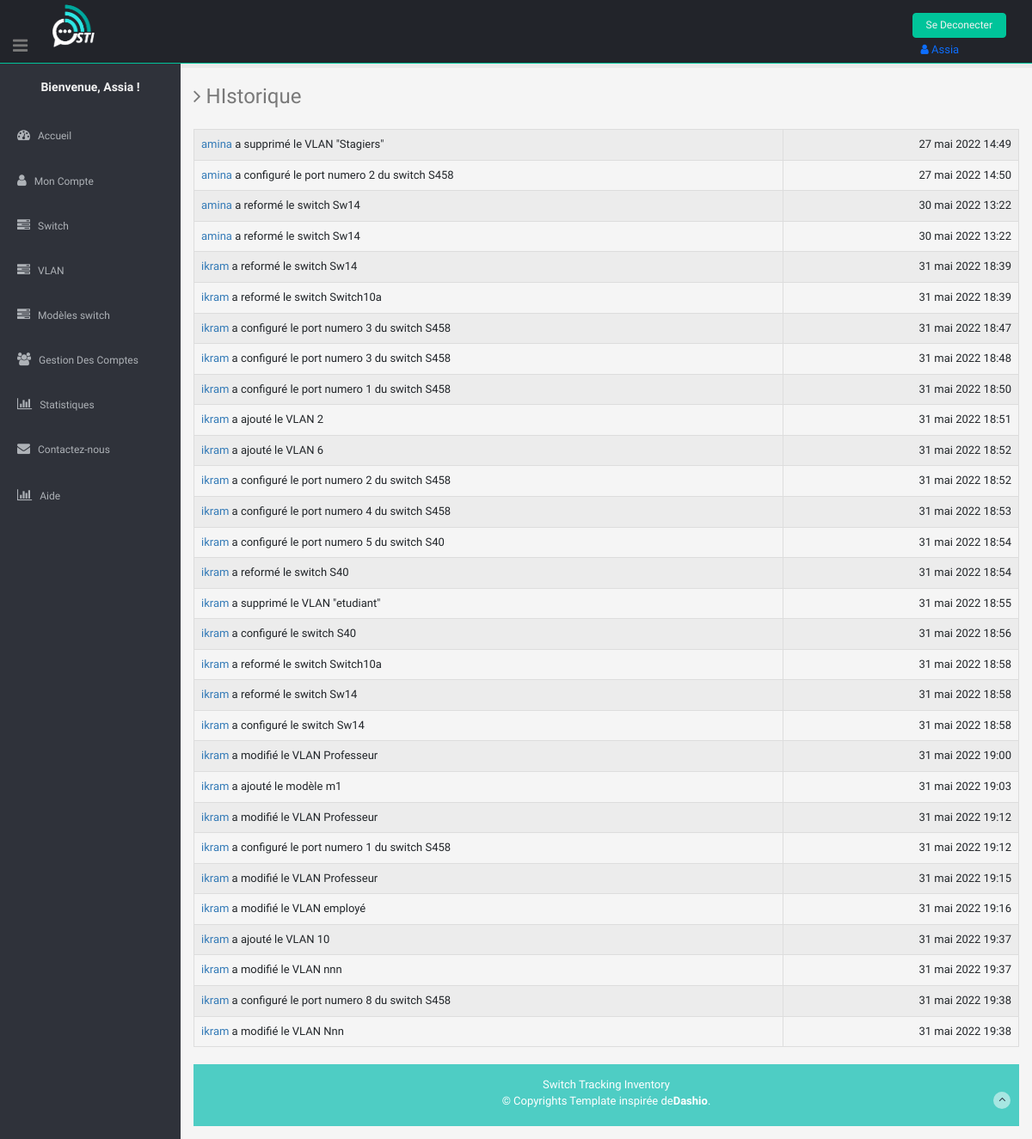
The page /app_principal/historique/ (signed in) on the database its author committed.
### app_principal/models.py (models this page shows)
class Historique(models.Model):
    username = models.CharField(max_length=100, blank=True, null=True)
    action = models.CharField(max_length=30, blank=True, null=True)
    date = models.DateTimeField(auto_now_add=True)

### app_principal/views.py (the view)
# urls.py: path('historique/', views.plus_historique, name='historique'),
@login_required()
def plus_historique(request):
	historique=Historique.objects.all()
	hist=[h for h in historique][-30:]
	return render(request,'app_principal/plus_historique.html',{'historique':hist,})

### app_principal/templates/app_principal/plus_historique.html (shortened to what this page needs)
{% extends "base.html" %}
{% load static %}
{% block content %}
<div class="wrapper" style="background-color:whitesmoke;">
  <h3><i class="fa fa-angle-right"></i> HIstorique</h3>
  <div class="row mt">
    <div class="col-lg-12">
                <table class="table table-striped table-hover table-bordered">
                    {% for activité in historique %}
                        <tr>
                            <td>
                                <a href="#">{{activité.username}}</a> {{activité.action}}
                            </td>
                            <td align="right">
                                {{activité.date}}
                            </td>
                        </tr>
                    {% endfor %}
                </table>
        </div>
    </div>
  {% endblock %}

### app_principal/templates/base.html (shortened to what this page needs)
<!DOCTYPE html>
<html lang="en">
<head>
  <link rel="stylesheet" href="https://cdn.jsdelivr.net/npm/bootstrap@5.1.3/dist/css/bootstrap.min.css">
  {% load static %}
  <link href="{% static 'lib/bootstrap/css/bootstrap.min.css' %}" rel="stylesheet">
  <link href="{% static 'style.css' %}" rel="stylesheet">
  <link href="{% static 'lib/font-awesome/css/font-awesome.css' %}" rel="stylesheet" />
  <link href="{% static 'style.css' %}" rel="stylesheet">
  <link href="{% static 'css/style-responsive.css' %}" rel="stylesheet">
   <link rel="stylesheet" type="text/css" href="{% static 'lib/bootstrap-fileupload/bootstrap-fileupload.css' %}" />
   <link rel="stylesheet" type="text/css" href="{% static 'lib/bootstrap-datepicker/css/datepicker.css' %}" />
   <link rel="stylesheet" type="text/css" href="{% static 'lib/bootstrap-daterangepicker/daterangepicker.css' %}" />
   <link rel="stylesheet" type="text/css" href="{% static 'lib/bootstrap-timepicker/compiled/timepicker.css' %}" />
   <link rel="stylesheet" type="text/css" href="{% static 'lib/bootstrap-datetimepicker/datertimepicker.css' %}" />
</head>
<body >
  <section id="container" >
    <a href="#"><img src="img" alt="good vybes" /></a>
     <header class="header black-bg" style="top:0;">
      <div class="sidebar-toggle-box">
        <div id="di" class="fa fa-bars tooltips" data-placement="right" data-original-title="Toggle Navigation"></div>
      </div>
      <a href="#" ><img class="logo" src="{% static 'img/logo.png'%}" alt="logo nnnn"></a>
      <div class="top-menu">
        <ul class="nav pull-right top-menu">
          <li>
          {% if user.is_authenticated %}
            <a type="button" class="logout" href="{% url 'app_principal:logout' %}">Se Deconecter</a>
            <span class="nav-item nav-link"> <i class="fa fa-user"></i>  {{user.username}}</span>
          {% else %}
            <a class=" btn-outline-success my-2 my-sm-0" href="{% url 'app_principal:login' %}">Se connecter</a>
          {% endif %}
          </li >
        </ul>
      </div>
    </header>
    <aside>
      <div id="sidebar" class="nav-collapse ">
        <ul class="sidebar-menu" id="nav-accordion">
          <h5 class="centered">Bienvenue, {{request.user.username}} !</h5>
          <li class="mt">
            <a href="{% url 'app_principal:accueil1'  %}">
              <i class="fa fa-dashboard"></i>
              <span>Accueil</span>
              </a>
          </li>
          <li class="sub-menu">
            <a href="{% url 'app_principal:c'  %}">
              <i class="fa fa-user"></i>
              <span>Mon Compte</span>
              </a>
          <li class="sub-menu">
            <a  href="{% url 'app_principal:switch'  %}">
              <i class="fa fa-tasks"></i>
              <span>Switch</span>
              </a>
          </li>
          <li class="sub-menu">
            <a  href="{% url 'app_principal:vlan'  %}">
              <i class="fa fa-tasks"></i>
              <span>VLAN</span>
              </a>
          </li>
          <li class="sub-menu">
            <a  href="{% url 'app_principal:modele'  %}">
              <i class="fa fa-tasks"></i>
              <span>Modèles switch</span>
              </a>
          </li>
          {% if request.user.is_superuser %}
          <li class="sub-menu">
            <a  href="{% url 'app_principal:users'  %}">
              <i class="fa fa-users"></i>
              <span>Gestion Des Comptes</span>
              </a>
          </li>
          {% endif %}
          <li class="sub-menu">
            <a href="{% url 'app_principal:statistique'  %}">
              <i class="fa fa-bar-chart-o"></i>
              <span>Statistiques</span>
              </a>
          </li>
          <li>
            <a href="{% url 'app_principal:contact'  %}">
              <i class="fa fa-envelope"></i>
              <span>Contactez-nous </span>
              </a>
          </li>
          <li class="sub-menu">
            <a href="{% url 'app_principal:aide'  %}">
              <i class=" fa fa-bar-chart-o"></i>
              <span>Aide</span>
              </a>
          </li>
      </div>
    </aside>
     <section id="main-content">
        {% block content %}
        {% endblock %}
        <footer class="site-footer">
          <div class="text-center">
            <p>
              Switch Tracking Inventory <br>
              &copy; Copyrights Template inspirée de<strong>Dashio</strong>.
            </p>
            <a href="" class="go-top">
              <i class="fa fa-angle-up"></i>
              </a>
          </div>
        </footer>
      </section>
  </section>
</body>
</html>

### app_principal/static/style.css (style rules this page uses)
body { color: #797979; background: #eaeaea; font-family: 'Ruda', sans-serif; padding: 0px !important; margin: 0px !important; font-size:13px; }
ul li { list-style: none; }
a, a:hover, a:focus { text-decoration: none; outline: none; }
#container { width: 100%; height: 100%; }
.centered { text-align: center; }
.mt { margin-top: 25px; }
ul.top-menu > li > .logout { color: #f2f2f2; font-size: 12px; border-radius: 4px; -webkit-border-radius: 4px; border: 1px solid #00C49A !important; padding: 5px 15px; margin-right: 15px; background: #00C49A; margin-top: 15px; }
#sidebar { width: 210px; height: 100%; position: fixed; background: #2f323a; }
#sidebar h5 { color: #f2f2f2; font-weight: 700; }
#sidebar ul li { position: relative; }
ul.sidebar-menu , ul.sidebar-menu li ul.sub { margin: -2px 0 0; padding: 0; }
ul.sidebar-menu { margin-top: 75px; }
ul.sidebar-menu li { margin-bottom: 5px; margin-left:10px; margin-right:10px; }
ul.sidebar-menu li.sub-menu { line-height: 15px; }
ul.sidebar-menu li a span { display: inline-block; }
ul.sidebar-menu li a { color: #aeb2b7; text-decoration: none; display: block; padding: 15px 0 15px 10px; font-size: 12px; outline: none; -webkit-transition: all 0.3s ease; -moz-transition: all 0.3s ease; -o-transition: all 0.3s ease; -ms-transition: all 0.3s ease; transition: all 0.3s ease; }
ul.sidebar-menu li a i { font-size: 15px; padding-right: 6px; }
#main-content { margin-left: 210px; }
.header, .footer { min-height: 60px; padding: 0 15px; }
.header { position: fixed; left: 0; right: 0; z-index: 1002; }
.black-bg { background: #22242a; border-bottom: 1px solid #00C49A; }
.wrapper { display: inline-block; margin-top: 60px; padding-left: 15px; padding-right: 15px; padding-bottom: 15px; padding-top: 0px; width: 100%; }
#top_menu .nav > li, ul.top-menu > li { float: left; }
ul.top-menu > li > a { color: #666666; font-size: 16px; border-radius: 4px; -webkit-border-radius: 4px; border:1px solid #666666 !important; padding: 2px 6px; margin-right: 15px; }
.sidebar-toggle-box { float: left; padding-right: 15px; margin-top: 20px; }
.sidebar-toggle-box .fa-bars { cursor: pointer; display: inline-block; font-size: 20px; }
.site-footer { background: #4ECDC4; color: #fff; padding: 15px 0; }
.site-footer p { margin-bottom: 5px; }
.go-top { margin-right: 1%; margin-top: -25px; float: right; background: rgba(255,255,255,.5); width: 20px; height: 20px; border-radius: 50%; -webkit-border-radius: 50%; }
.go-top i { color: #2A3542; }

### app_principal/templates/base.html (style rules this page uses)
.logo { width: 50px; height: 50px; position: absolute; top: 5px; left: 60px; }
#di { position: absolute; bottom: 10px; }

### rows shown on the page
Historique: username "amina", action "a supprimé le VLAN \"Stagiers\"", date "27 mai 2022 14:49"
Historique: username "amina", action "a configuré le port numero 2 du switch S458", date "27 mai 2022 14:50"
Historique: username "amina", action "a reformé le switch Sw14", date "30 mai 2022 13:22"
Historique: username "amina", action "a reformé le switch Sw14", date "30 mai 2022 13:22"
Historique: username "ikram", action "a reformé le switch Sw14", date "31 mai 2022 18:39"
Historique: username "ikram", action "a reformé le switch Switch10a", date "31 mai 2022 18:39"
Historique: username "ikram", action "a configuré le port numero 3 du switch S458", date "31 mai 2022 18:47"
Historique: username "ikram", action "a configuré le port numero 3 du switch S458", date "31 mai 2022 18:48"
Historique: username "ikram", action "a configuré le port numero 1 du switch S458", date "31 mai 2022 18:50"
Historique: username "ikram", action "a ajouté le VLAN 2", date "31 mai 2022 18:51"
Historique: username "ikram", action "a ajouté le VLAN 6", date "31 mai 2022 18:52"
Historique: username "ikram", action "a configuré le port numero 2 du switch S458", date "31 mai 2022 18:52"
Historique: username "ikram", action "a configuré le port numero 4 du switch S458", date "31 mai 2022 18:53"
Historique: username "ikram", action "a configuré le port numero 5 du switch S40", date "31 mai 2022 18:54"
Historique: username "ikram", action "a reformé le switch S40", date "31 mai 2022 18:54"
Historique: username "ikram", action "a supprimé le VLAN \"etudiant\"", date "31 mai 2022 18:55"
Historique: username "ikram", action "a configuré le switch S40", date "31 mai 2022 18:56"
Historique: username "ikram", action "a reformé le switch Switch10a", date "31 mai 2022 18:58"
Historique: username "ikram", action "a reformé le switch Sw14", date "31 mai 2022 18:58"
Historique: username "ikram", action "a configuré le switch Sw14", date "31 mai 2022 18:58"
Historique: username "ikram", action "a modifié le VLAN Professeur", date "31 mai 2022 19:00"
Historique: username "ikram", action "a ajouté le modèle m1", date "31 mai 2022 19:03"
Historique: username "ikram", action "a modifié le VLAN Professeur", date "31 mai 2022 19:12"
Historique: username "ikram", action "a configuré le port numero 1 du switch S458", date "31 mai 2022 19:12"
Historique: username "ikram", action "a modifié le VLAN Professeur", date "31 mai 2022 19:15"
Historique: username "ikram", action "a modifié le VLAN employé", date "31 mai 2022 19:16"
Historique: username "ikram", action "a ajouté le VLAN 10", date "31 mai 2022 19:37"
Historique: username "ikram", action "a modifié le VLAN nnn", date "31 mai 2022 19:37"
Historique: username "ikram", action "a configuré le port numero 8 du switch S458", date "31 mai 2022 19:38"
Historique: username "ikram", action "a modifié le VLAN Nnn", date "31 mai 2022 19:38"

### other values the page prints
{{ user.username }} "Assia"
{{ request.user.username }} "Assia"
